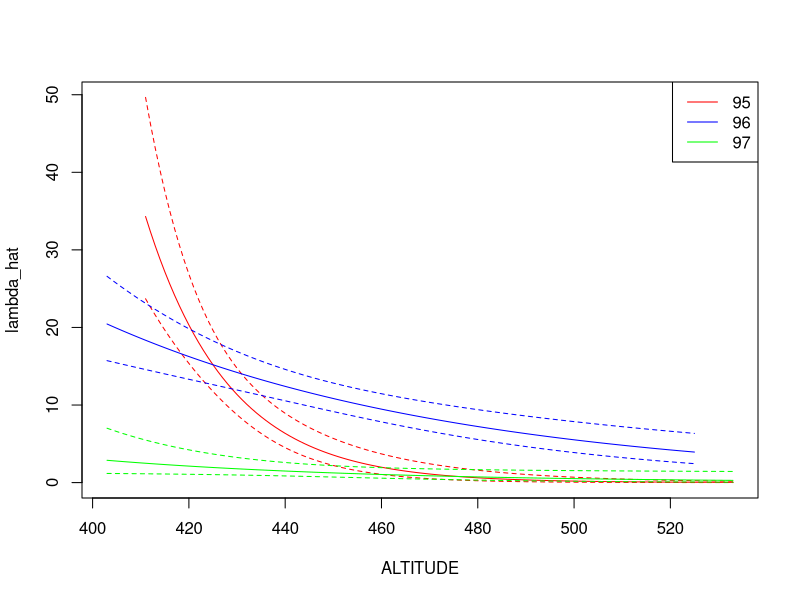
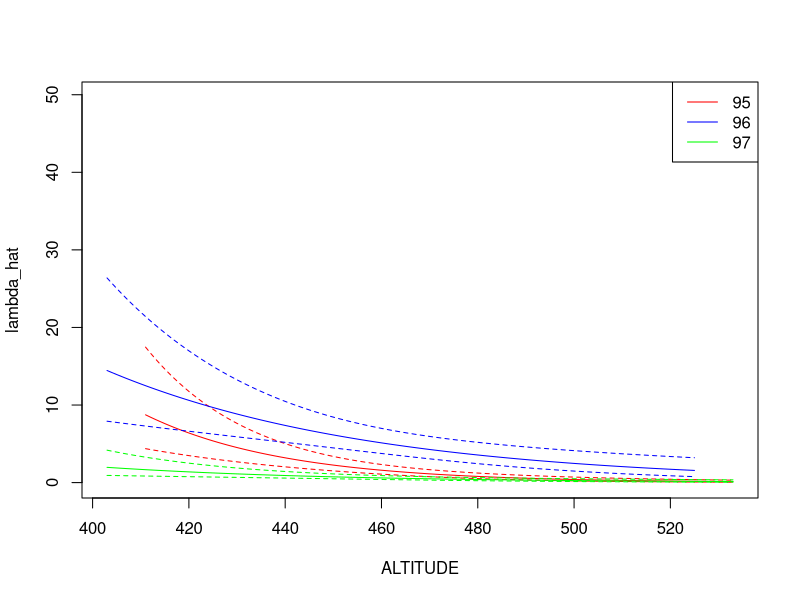
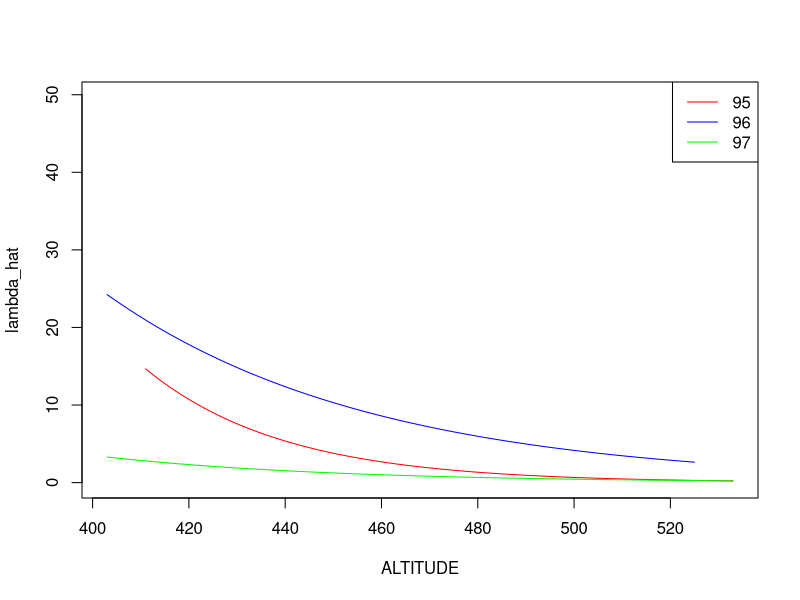

R code for these plots, in order:
## ---- chunk 1
knitr::opts_chunk$set(echo = TRUE)
## ---- chunk 2
library(lme4)
data(grouseticks)
grouseticks$cALTITUDE = grouseticks$HEIGHT - mean(grouseticks$HEIGHT)
fit_yr_alt_int_quasi = glm(TICKS ~ YEAR*cALTITUDE, data = grouseticks, family = quasipoisson)
## ---- chunk 3
    nd95 = data.frame(
      YEAR = "95",
      ALTITUDE = min(grouseticks$HEIGHT[grouseticks$YEAR=="95"]):max(grouseticks$HEIGHT[grouseticks$YEAR=="95"])
    )
    nd96 = data.frame(
      YEAR = "96",
      ALTITUDE = min(grouseticks$HEIGHT[grouseticks$YEAR=="96"]):max(grouseticks$HEIGHT[grouseticks$YEAR=="96"])
    )
    nd97 = data.frame(
      YEAR = "97",
      ALTITUDE = min(grouseticks$HEIGHT[grouseticks$YEAR=="97"]):max(grouseticks$HEIGHT[grouseticks$YEAR=="97"])
    )
    
    Newdata = rbind(nd95, nd96, nd97)
## ---- chunk 4
    Newdata$cALTITUDE = Newdata$ALTITUDE - mean(grouseticks$HEIGHT)
## ---- chunk 5
    #?predict.glm
    pred = predict(fit_yr_alt_int_quasi, Newdata, se.fit = TRUE)
    
    # Combine Nawdata and pred by columns
    Pred = cbind(Newdata, pred)
    
    # Transforming from log(lambda) to lambda
    Pred$lambda_hat = exp(Pred$fit)
    Pred$lambda_hat_lwr = exp(Pred$fit - 2*Pred$se.fit)
    Pred$lambda_hat_upr = exp(Pred$fit + 2*Pred$se.fit)
## ---- chunk 6
    # Lower and upper limit on the y-axis
    Ylim = c(0, max(Pred$lambda_hat_up))
    years = levels(grouseticks$YEAR)
    cols = c("red", "blue", "green")
    plot(lambda_hat ~ ALTITUDE, data = Pred, type="n", ylim = Ylim)
    for(i in 1:3){
      lines(lambda_hat ~ ALTITUDE, data = Pred, type="l", subset = YEAR == years[i], col=cols[i])
      lines(lambda_hat_lwr ~ ALTITUDE, data = Pred, type="l", subset = YEAR == years[i], col=cols[i], lty=2)
      lines(lambda_hat_upr ~ ALTITUDE, data = Pred, type="l", subset = YEAR == years[i], col=cols[i], lty=2)
    }
    legend("topright", legend = years, lty=1, col=cols)
## ---- chunk 7
#install.packages("glmmTMB")
library(glmmTMB)

fit_glmm = glmmTMB(TICKS ~ YEAR * cALTITUDE + (1|LOCATION/BROOD/INDEX), family=poisson, data=grouseticks)
summary(fit_glmm)
confint(fit_glmm)
## ---- chunk 8
Newdata$LOCATION = NA
Newdata$BROOD = NA
Newdata$INDEX = NA

pred_glmm = predict(fit_glmm, Newdata, se.fit = TRUE, re.form=~0)

# Combine Nawdata and pred by columns
Pred = cbind(Newdata, pred_glmm)

# Transforming from log(lambda) to lambda
Pred$lambda_hat = exp(Pred$fit)
Pred$lambda_hat_lwr = exp(Pred$fit - 2*Pred$se.fit)
Pred$lambda_hat_upr = exp(Pred$fit + 2*Pred$se.fit)

years = levels(grouseticks$YEAR)
cols = c("red", "blue", "green")
plot(lambda_hat ~ ALTITUDE, data = Pred, type="n", ylim = Ylim)
for(i in 1:3){
  lines(lambda_hat ~ ALTITUDE, data = Pred, type="l", subset = YEAR == years[i], col=cols[i])
  lines(lambda_hat_lwr ~ ALTITUDE, data = Pred, type="l", subset = YEAR == years[i], col=cols[i], lty=2)
  lines(lambda_hat_upr ~ ALTITUDE, data = Pred, type="l", subset = YEAR == years[i], col=cols[i], lty=2)
}
legend("topright", legend = years, lty=1, col=cols)
## ---- chunk 9
random.var = sum(unlist(VarCorr(fit_glmm))) # You can also just pick out the variance estimates from the summary and sum them

(mean.median.ratio = exp(random.var/2))

# Transforming from log(lambda) to lambda
Pred$lambda_hat_mean = mean.median.ratio * Pred$lambda_hat

years = levels(grouseticks$YEAR)
cols = c("red", "blue", "green")
plot(lambda_hat ~ ALTITUDE, data = Pred, type="n", ylim = Ylim)
for(i in 1:3){
  lines(lambda_hat_mean ~ ALTITUDE, data = Pred, type="l", subset = YEAR == years[i], col=cols[i])
}
legend("topright", legend = years, lty=1, col=cols)
